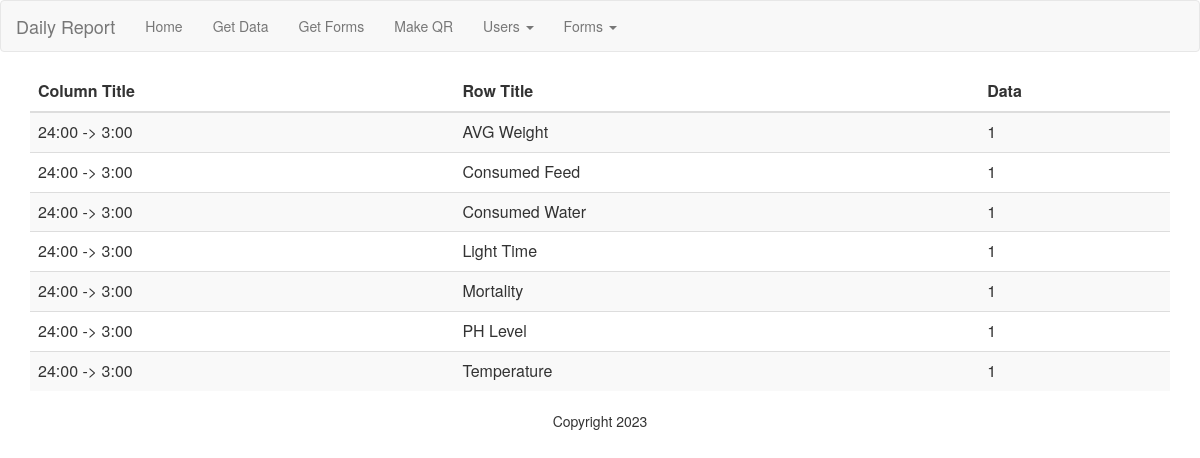
Before: /view_form_id/1 with the older database file.
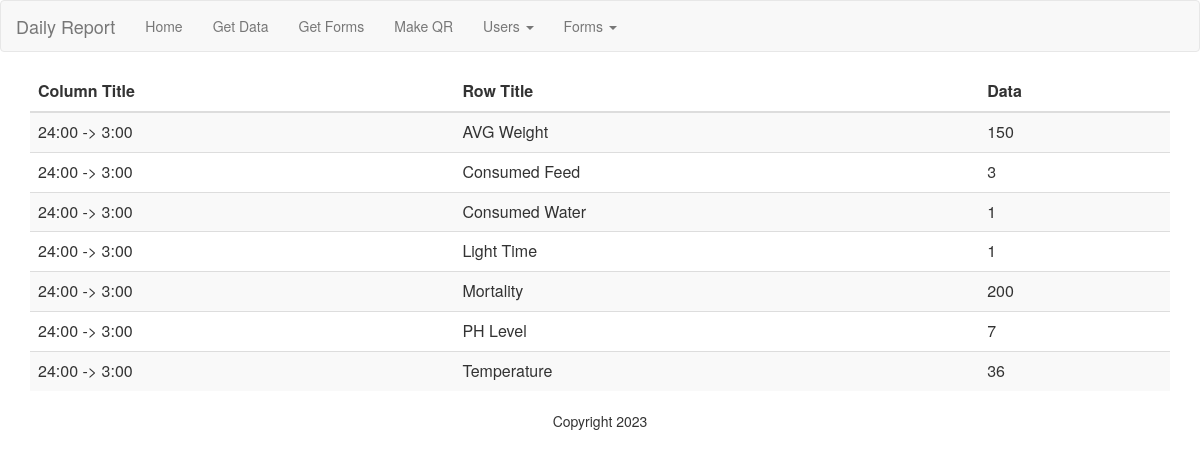
After: the same page with the newer database file.
### model.py (models this page shows, shortened)
class SubmittedData(db.Model):
    __tablename__ = 'submitted_data'
    template_id = Column(Integer, ForeignKey("template_row.template_id"), primary_key=True)
    row_title = Column(String, ForeignKey("template_row.row_title"), primary_key=True)
    form_id = Column(Integer, ForeignKey("form_columns.form_id"), primary_key=True)
    column_title = Column(String, ForeignKey("form_columns.column_title"), primary_key=True)
    data = Column(String)
    __table_args__ = (PrimaryKeyConstraint('template_id', 'row_title', 'form_id', 'column_title'),)

### app.py (the view)
@app.route('/view_form_id/<form_id>', methods=['GET'])
def view_form_id(form_id):
    submitted_data = SubmittedData.query.filter_by(form_id=form_id).all()
    return render_template("view_form_id.html", submitted_data=submitted_data)

### templates/view_form_id.html
{% extends "base.html" %}
{% block content %}
<div class="container">
    <table class="table table-striped">
        <thead>
            <tr>
                <th>Column Title</th>
                <th>Row Title</th>
                <th>Data</th>
            </tr>
        </thead>
        <tbody>
            {% for data in submitted_data %}
            <tr>
                <td>{{ data.row_title }}</td>
                <td>{{ data.column_title }}</td>
                <td>{{ data.data }}</td>
            </tr>
            {% endfor %}
        </tbody>
    </table>
</div>
{% endblock %}

### templates/base.html (shortened to what this page needs)
<html>
  <head>
    <link rel="stylesheet" href="https://maxcdn.bootstrapcdn.com/bootstrap/3.3.7/css/bootstrap.min.css">
  </head>
  <body>
    <header>
      <nav class="navbar navbar-default">
          <div class="container-fluid">
            <div class="navbar-header">
              <a class="navbar-brand" href="{{ url_for('home') }}">Daily Report</a>
            </div>
            <div id="navbar" class="navbar-collapse collapse">
              <ul class="nav navbar-nav">
              <li><a href="/">Home</a></li>
              <li><a href="/view_data">Get Data</a></li>
                  <li><a href="/get_forms_data">Get Forms</a></li>
              <li><a href="/generate_qr">Make QR</a></li>
              <li class="dropdown">
                <a href="#" class="dropdown-toggle" data-toggle="dropdown" role="button" aria-haspopup="true" aria-expanded="false">Users <span class="caret"></span></a>
              </li>
              <li class="dropdown">
                <a href="#" class="dropdown-toggle" data-toggle="dropdown" role="button" aria-haspopup="true" aria-expanded="false">Forms <span class="caret"></span></a>
              </li>
            </ul>
            </div>
          </div>
      </nav>
    </header>
    {% block content %}
    {% endblock %}
    <footer>
      <p class="text-center">Copyright 2023</p>
    </footer>
  </body>
</html>

Changed rows visible on the page:
changed SubmittedData "AVG Weight": data "1" → "150"
changed SubmittedData "Consumed Feed": data "1" → "3"
changed SubmittedData "Mortality": data "1" → "200"
changed SubmittedData "PH Level": data "1" → "7"
changed SubmittedData "Temperature": data "1" → "36"
